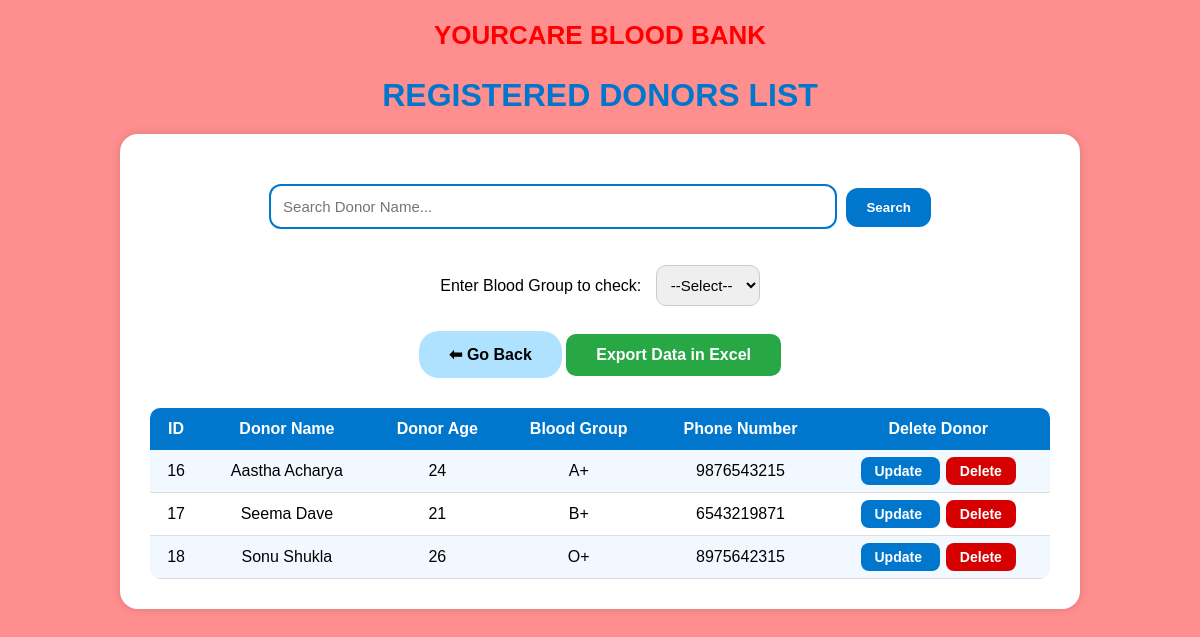
Page /donors on the earlier database version.
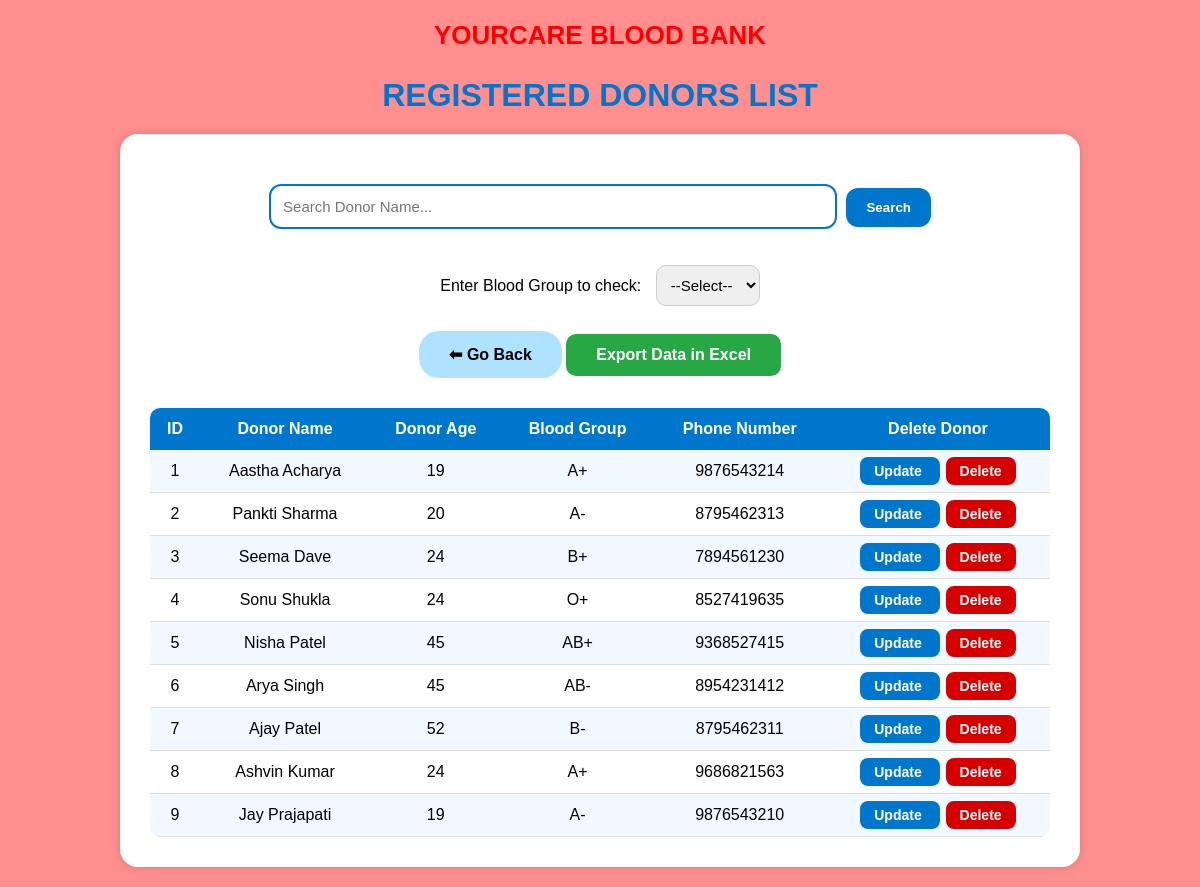
Same page on the later database version.
### tables this page shows
CREATE TABLE donors (
            id INTEGER PRIMARY KEY AUTOINCREMENT,
            name TEXT NOT NULL,
            age INTEGER NOT NULL,
            blood_group TEXT NOT NULL,
            phone TEXT NOT NULL
        );

### app.py (the view)
@app.route('/donors')
def donors():
    bg = request.args.get('bg')
    search = request.args.get('search')
    conn = get_db_connection()
    cursor = conn.cursor()
    query = "SELECT * FROM donors WHERE 1=1"
    params = []
    if bg:
        query += " AND lower(blood_group) = ?"
        params.append(bg.lower())
    if search:
        query += " AND lower(name) LIKE ?"
        params.append("%" + search.lower() + "%")
    cursor.execute(query, params)
    donor_list = cursor.fetchall()
    conn.close()
    return render_template('donors.html', donors=donor_list)

### app.py (called while the page is built)
def get_db_connection():
    conn = sqlite3.connect('donors.db')
    cursor = conn.cursor()
    cursor.execute("""
        CREATE TABLE IF NOT EXISTS donors (
            id INTEGER PRIMARY KEY AUTOINCREMENT,
            name TEXT NOT NULL,
            age INTEGER NOT NULL,
            blood_group TEXT NOT NULL,
            phone TEXT NOT NULL
        )
    """)
    conn.commit()
    return conn

### templates/donors.html (shortened to what this page needs)
<!DOCTYPE html>
<html lang="en">
<head>
</head>
<body>
    <h3>YOURCARE BLOOD BANK</h3>
    <h1>REGISTERED DONORS LIST</h1>
    <div class="container">
        <form method="get" style="margin-top: 20px; text-align: center;">
            <input
                type="text"
                name="search"
                placeholder="Search Donor Name..."
                value="{{ request.args.get('search', '') }}"
                style="
                    width: 60%;
                    padding: 12px;
                    border-radius: 12px;
                    border: 2px solid #0077cc;
                    font-size: 15px;
                "
                >
            <button type="submit" style="
                padding: 12px 20px;
                background: #0077cc;
                color: white;
                font-weight: bold;
                border: none;
                border-radius: 12px;
                cursor: pointer;
                margin-left: 5px;
            ">Search</button>
        </form>
        <br><br>
        <form method="get">
            <label>Enter Blood Group to check:</label>
            <select name="bg" onchange="this.form.submit()">
                <option>--Select--</option>
            </select>
        </form>
        <a href="/" style="
            display: inline-block;
            padding: 14px 30px;
            margin-top: 25px;
            background-color: #aee2ff;
            color: black;
            font-weight: bold;
            border-radius: 20px;
            text-decoration: none;
            ">
            ⬅ Go Back
        </a>
        <a href="/export_csv" class="button" style="background: #28a745;">Export Data in Excel</a>
        <table>
            <tr>
                <th>ID</th>
                <th>Donor Name</th>
                <th>Donor Age</th>
                <th>Blood Group</th>
                <th>Phone Number</th>
                <th>Delete Donor</th>
            </tr>
            {% for d in donors %}
            <tr>
                <td>{{ d[0] }}</td>
                <td>{{ d[1] }}</td>
                <td>{{ d[2] }}</td>
                <td>{{ d[3].upper() }}</td>
                <td>{{ d[4] }}</td>
                <td>
                    <a href="/update?id={{ d[0] }}"
                    onclick="return confirm('Are you sure you want to update this donor?');"
                    style="background:#0077cc; color:white; padding:6px 14px; border-radius:8px; text-decoration:none; font-weight:bold; font-size:14px; margin-right:6px;">
                    Update
                    </a>
                    <a href="#"
                    onclick="confirmDelete({{ d[0] }})"
                    style="background:#d60000; color:white; padding:6px 14px; border-radius:8px; text-decoration:none; font-weight:bold; font-size:14px;">
                    Delete
                    </a>
                </td>
            </tr>
            {% endfor %}
        </table>
    </div>
</body>
</html>

### templates/donors.html (style rules this page uses)
body { margin: 0; background: #ff8f8f; font-family: Arial, sans-serif; }
h3 { text-align: center; color: red; font-size: 26px; margin-top: 20px; }
h1 { text-align: center; color: #0077cc; margin-bottom: 10px; }
.container { width: 80%; max-width: 900px; margin: 20px auto; background: white; padding: 30px; border-radius: 18px; box-shadow: 0 0 10px rgba(0,0,0,0.15); text-align: center; }
select { padding: 10px; border-radius: 10px; border: 1px solid #ccc; font-size: 15px; margin-left: 10px; }
table { width: 100%; margin-top: 30px; border-collapse: collapse; border-radius: 10px; overflow: hidden; }
th { background: #0077cc; color: white; padding: 12px; font-size: 16px; }
td { padding: 12px; border-bottom: 1px solid #ddd; }
tr:nth-child(even) { background: #f2f8ff; }
a.button { display: inline-block; padding: 12px 30px; background-color: #0077cc; color: white; font-weight: bold; border-radius: 10px; text-decoration: none; margin-top: 20px; }

Differences in the rows shown:
removed donors: id "16", name "Aastha Acharya", age "24", blood_group "A+", phone "9876543215"
removed donors: id "17", name "Seema Dave", age "21", blood_group "B+", phone "6543219871"
removed donors: id "18", name "Sonu Shukla", age "26", blood_group "O+", phone "8975642315"
added donors: id "1", name "Aastha Acharya", age "19", blood_group "A+", phone "9876543214"
added donors: id "2", name "Pankti Sharma", age "20", blood_group "A-", phone "8795462313"
added donors: id "3", name "Seema Dave", age "24", blood_group "B+", phone "7894561230"
added donors: id "4", name "Sonu Shukla", age "24", blood_group "O+", phone "8527419635"
added donors: id "5", name "Nisha Patel", age "45", blood_group "AB+", phone "9368527415"
added donors: id "6", name "Arya Singh", age "45", blood_group "AB-", phone "8954231412"
added donors: id "7", name "Ajay Patel", age "52", blood_group "B-", phone "8795462311"
added donors: id "8", name "Ashvin Kumar", age "24", blood_group "A+", phone "9686821563"
added donors: id "9", name "Jay Prajapati", age "19", blood_group "A-", phone "9876543210"
